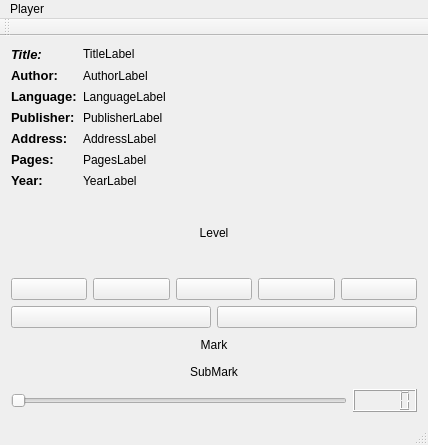
<?xml version="1.0" encoding="UTF-8"?>
<ui version="4.0">
 <class>Player</class>
 <widget class="QMainWindow" name="Player">
  <property name="geometry">
   <rect>
    <x>0</x>
    <y>0</y>
    <width>428</width>
    <height>445</height>
   </rect>
  </property>
  <property name="windowTitle">
   <string>Player</string>
  </property>
  <widget class="QWidget" name="centralWidget">
   <layout class="QVBoxLayout" name="verticalLayout">
    <item>
     <layout class="QFormLayout" name="formLayout">
      <property name="fieldGrowthPolicy">
       <enum>QFormLayout::AllNonFixedFieldsGrow</enum>
      </property>
      <item row="0" column="0">
       <widget class="QLabel" name="staticTitleLabel">
        <property name="text">
         <string>&lt;html&gt;&lt;head/&gt;&lt;body&gt;&lt;p&gt;&lt;span style=&quot; font-size:10pt; font-weight:600; font-style:italic;&quot;&gt;Title:&lt;/span&gt;&lt;/p&gt;&lt;/body&gt;&lt;/html&gt;</string>
        </property>
        <property name="alignment">
         <set>Qt::AlignLeading|Qt::AlignLeft|Qt::AlignVCenter</set>
        </property>
       </widget>
      </item>
      <item row="0" column="1">
       <widget class="QLabel" name="titleLabel">
        <property name="text">
         <string>&lt;html&gt;&lt;head/&gt;&lt;body&gt;&lt;p&gt;TitleLabel&lt;/p&gt;&lt;/body&gt;&lt;/html&gt;</string>
        </property>
       </widget>
      </item>
      <item row="1" column="0">
       <widget class="QLabel" name="staticAutorLabel">
        <property name="text">
         <string>&lt;html&gt;&lt;head/&gt;&lt;body&gt;&lt;p&gt;&lt;span style=&quot; font-size:10pt; font-weight:600;&quot;&gt;Author:&lt;/span&gt;&lt;/p&gt;&lt;/body&gt;&lt;/html&gt;</string>
        </property>
       </widget>
      </item>
      <item row="1" column="1">
       <widget class="QLabel" name="authorLabel">
        <property name="text">
         <string>AuthorLabel</string>
        </property>
       </widget>
      </item>
      <item row="2" column="0">
       <widget class="QLabel" name="staticLanguageLabel">
        <property name="text">
         <string>&lt;html&gt;&lt;head/&gt;&lt;body&gt;&lt;p&gt;&lt;span style=&quot; font-size:10pt; font-weight:600;&quot;&gt;Language:&lt;/span&gt;&lt;/p&gt;&lt;/body&gt;&lt;/html&gt;</string>
        </property>
       </widget>
      </item>
      <item row="2" column="1">
       <widget class="QLabel" name="languageLabel">
        <property name="text">
         <string>LanguageLabel</string>
        </property>
       </widget>
      </item>
      <item row="3" column="0">
       <widget class="QLabel" name="staticPublisherLabel">
        <property name="text">
         <string>&lt;html&gt;&lt;head/&gt;&lt;body&gt;&lt;p&gt;&lt;span style=&quot; font-size:10pt; font-weight:600;&quot;&gt;Publisher:&lt;/span&gt;&lt;/p&gt;&lt;/body&gt;&lt;/html&gt;</string>
        </property>
       </widget>
      </item>
      <item row="3" column="1">
       <widget class="QLabel" name="publisherLabel">
        <property name="text">
         <string>PublisherLabel</string>
        </property>
       </widget>
      </item>
      <item row="4" column="0">
       <widget class="QLabel" name="staticAddressLabel">
        <property name="text">
         <string>&lt;html&gt;&lt;head/&gt;&lt;body&gt;&lt;p&gt;&lt;span style=&quot; font-size:10pt; font-weight:600;&quot;&gt;Address:&lt;/span&gt;&lt;/p&gt;&lt;/body&gt;&lt;/html&gt;</string>
        </property>
       </widget>
      </item>
      <item row="4" column="1">
       <widget class="QLabel" name="addressLabel">
        <property name="text">
         <string>AddressLabel</string>
        </property>
       </widget>
      </item>
      <item row="5" column="0">
       <widget class="QLabel" name="staticPagesLabel">
        <property name="text">
         <string>&lt;html&gt;&lt;head/&gt;&lt;body&gt;&lt;p&gt;&lt;span style=&quot; font-size:10pt; font-weight:600;&quot;&gt;Pages:&lt;/span&gt;&lt;/p&gt;&lt;/body&gt;&lt;/html&gt;</string>
        </property>
       </widget>
      </item>
      <item row="5" column="1">
       <widget class="QLabel" name="pagesLabel">
        <property name="text">
         <string>PagesLabel</string>
        </property>
       </widget>
      </item>
      <item row="6" column="0">
       <widget class="QLabel" name="staticYearLabel">
        <property name="text">
         <string>&lt;html&gt;&lt;head/&gt;&lt;body&gt;&lt;p&gt;&lt;span style=&quot; font-size:10pt; font-weight:600;&quot;&gt;Year:&lt;/span&gt;&lt;/p&gt;&lt;/body&gt;&lt;/html&gt;</string>
        </property>
       </widget>
      </item>
      <item row="6" column="1">
       <widget class="QLabel" name="yearLabel">
        <property name="text">
         <string>YearLabel</string>
        </property>
       </widget>
      </item>
     </layout>
    </item>
    <item>
     <widget class="QLabel" name="levelLabel">
      <property name="text">
       <string>&lt;html&gt;&lt;head/&gt;&lt;body&gt;&lt;p align=&quot;center&quot;&gt;Level&lt;/p&gt;&lt;/body&gt;&lt;/html&gt;</string>
      </property>
     </widget>
    </item>
    <item>
     <layout class="QHBoxLayout" name="horizontalLayout">
      <item>
       <widget class="QPushButton" name="fastrewindButton">
        <property name="text">
         <string/>
        </property>
        <property name="icon">
         <iconset resource="resource.qrc">
          <normaloff>:/images/seek-backward.png</normaloff>:/images/seek-backward.png</iconset>
        </property>
        <property name="iconSize">
         <size>
          <width>30</width>
          <height>30</height>
         </size>
        </property>
       </widget>
      </item>
      <item>
       <widget class="QPushButton" name="rewindButton">
        <property name="text">
         <string/>
        </property>
        <property name="icon">
         <iconset resource="resource.qrc">
          <normaloff>:/images/backward.png</normaloff>:/images/backward.png</iconset>
        </property>
        <property name="iconSize">
         <size>
          <width>46</width>
          <height>46</height>
         </size>
        </property>
       </widget>
      </item>
      <item>
       <widget class="QPushButton" name="playOrPauseButton">
        <property name="text">
         <string/>
        </property>
        <property name="icon">
         <iconset resource="resource.qrc">
          <normaloff>:/images/start.png</normaloff>:/images/start.png</iconset>
        </property>
        <property name="iconSize">
         <size>
          <width>69</width>
          <height>69</height>
         </size>
        </property>
       </widget>
      </item>
      <item>
       <widget class="QPushButton" name="forwardButton">
        <property name="text">
         <string/>
        </property>
        <property name="icon">
         <iconset resource="resource.qrc">
          <normaloff>:/images/forward.png</normaloff>:/images/forward.png</iconset>
        </property>
        <property name="iconSize">
         <size>
          <width>46</width>
          <height>46</height>
         </size>
        </property>
       </widget>
      </item>
      <item>
       <widget class="QPushButton" name="fastforwardButton">
        <property name="text">
         <string/>
        </property>
        <property name="icon">
         <iconset resource="resource.qrc">
          <normaloff>:/images/seek-forward.png</normaloff>:/images/seek-forward.png</iconset>
        </property>
        <property name="iconSize">
         <size>
          <width>30</width>
          <height>30</height>
         </size>
        </property>
       </widget>
      </item>
     </layout>
    </item>
    <item>
     <layout class="QVBoxLayout" name="verticalLayout_2">
      <item>
       <layout class="QHBoxLayout" name="horizontalLayout_2">
        <item>
         <widget class="QPushButton" name="upLevelButton">
          <property name="text">
           <string/>
          </property>
          <property name="icon">
           <iconset resource="resource.qrc">
            <normaloff>:/images/up.png</normaloff>:/images/up.png</iconset>
          </property>
         </widget>
        </item>
        <item>
         <widget class="QPushButton" name="downLevelButton">
          <property name="text">
           <string/>
          </property>
          <property name="icon">
           <iconset resource="resource.qrc">
            <normaloff>:/images/down.png</normaloff>:/images/down.png</iconset>
          </property>
         </widget>
        </item>
       </layout>
      </item>
      <item>
       <widget class="QLabel" name="markLabel">
        <property name="text">
         <string>&lt;html&gt;&lt;head/&gt;&lt;body&gt;&lt;p align=&quot;center&quot;&gt;Mark&lt;/p&gt;&lt;/body&gt;&lt;/html&gt;</string>
        </property>
       </widget>
      </item>
      <item>
       <widget class="QLabel" name="subMarkLabel">
        <property name="text">
         <string>&lt;html&gt;&lt;head/&gt;&lt;body&gt;&lt;p align=&quot;center&quot;&gt;SubMark&lt;/p&gt;&lt;/body&gt;&lt;/html&gt;</string>
        </property>
       </widget>
      </item>
     </layout>
    </item>
    <item>
     <layout class="QGridLayout" name="gridLayout">
      <item row="0" column="2">
       <widget class="QSlider" name="songSlider">
        <property name="orientation">
         <enum>Qt::Horizontal</enum>
        </property>
       </widget>
      </item>
      <item row="0" column="3">
       <widget class="QLCDNumber" name="lcdNumber"/>
      </item>
     </layout>
    </item>
   </layout>
  </widget>
  <widget class="QMenuBar" name="menuBar">
   <property name="geometry">
    <rect>
     <x>0</x>
     <y>0</y>
     <width>428</width>
     <height>20</height>
    </rect>
   </property>
   <widget class="QMenu" name="menuPlayer">
    <property name="title">
     <string>Player</string>
    </property>
    <addaction name="actionOpen"/>
    <addaction name="separator"/>
   </widget>
   <addaction name="menuPlayer"/>
  </widget>
  <widget class="QStatusBar" name="statusBar"/>
  <widget class="QToolBar" name="toolBar">
   <property name="windowTitle">
    <string>toolBar</string>
   </property>
   <attribute name="toolBarArea">
    <enum>TopToolBarArea</enum>
   </attribute>
   <attribute name="toolBarBreak">
    <bool>false</bool>
   </attribute>
  </widget>
  <action name="actionOpen">
   <property name="text">
    <string>Open File</string>
   </property>
  </action>
  <action name="actionSave">
   <property name="text">
    <string>Close</string>
   </property>
  </action>
  <action name="actionSave_As">
   <property name="text">
    <string>Save</string>
   </property>
  </action>
  <action name="actionSave_As_2">
   <property name="text">
    <string>Save As...</string>
   </property>
  </action>
  <action name="actionRecent_Files">
   <property name="text">
    <string>Recent Files</string>
   </property>
  </action>
  <action name="actionCopy">
   <property name="text">
    <string>Copy</string>
   </property>
  </action>
  <action name="actionPaste">
   <property name="text">
    <string>Paste</string>
   </property>
  </action>
  <action name="actionThis_Player">
   <property name="text">
    <string>This Player</string>
   </property>
  </action>
 </widget>
 <layoutdefault spacing="6" margin="11"/>
 <resources>
  <include location="resource.qrc"/>
 </resources>
 <connections/>
</ui>
